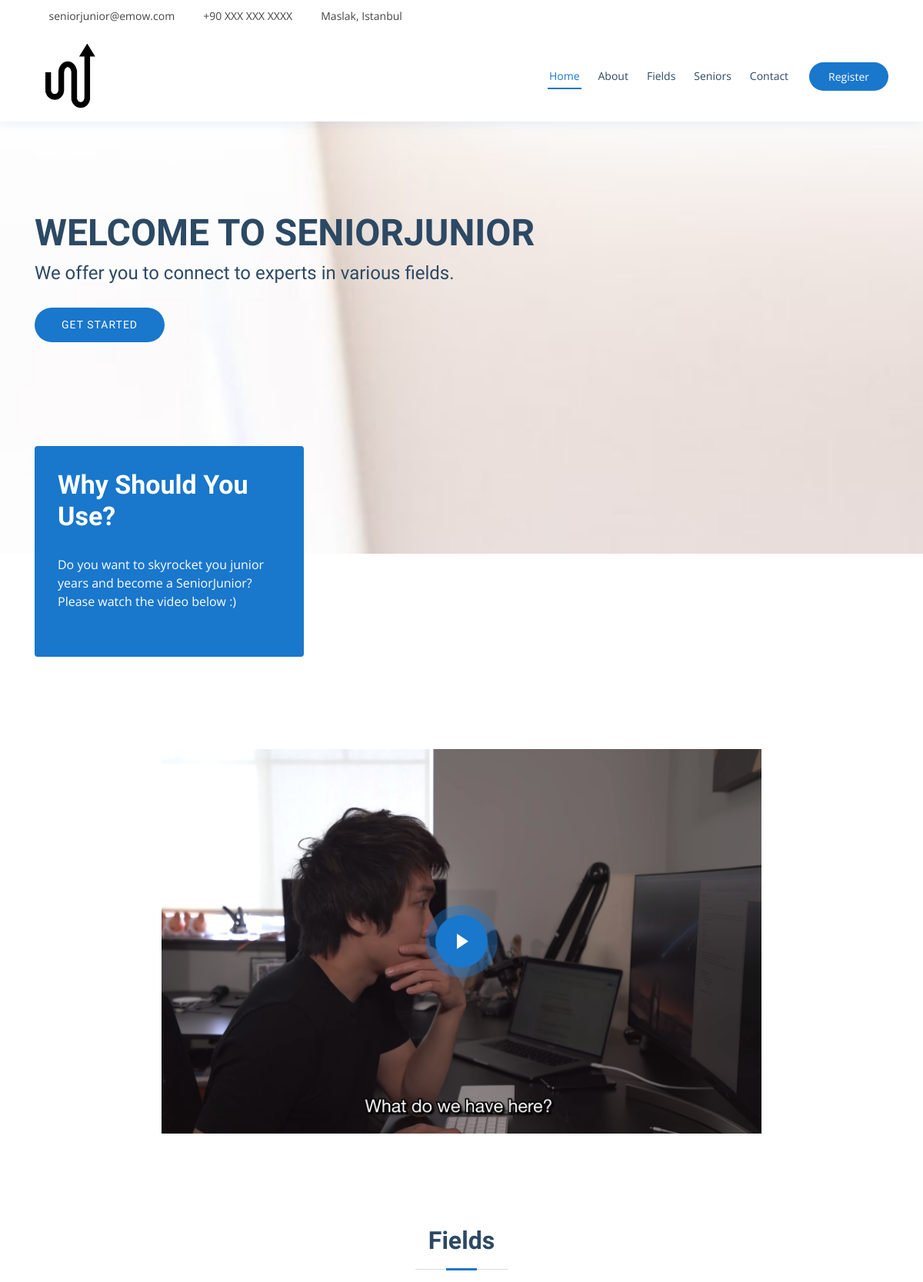
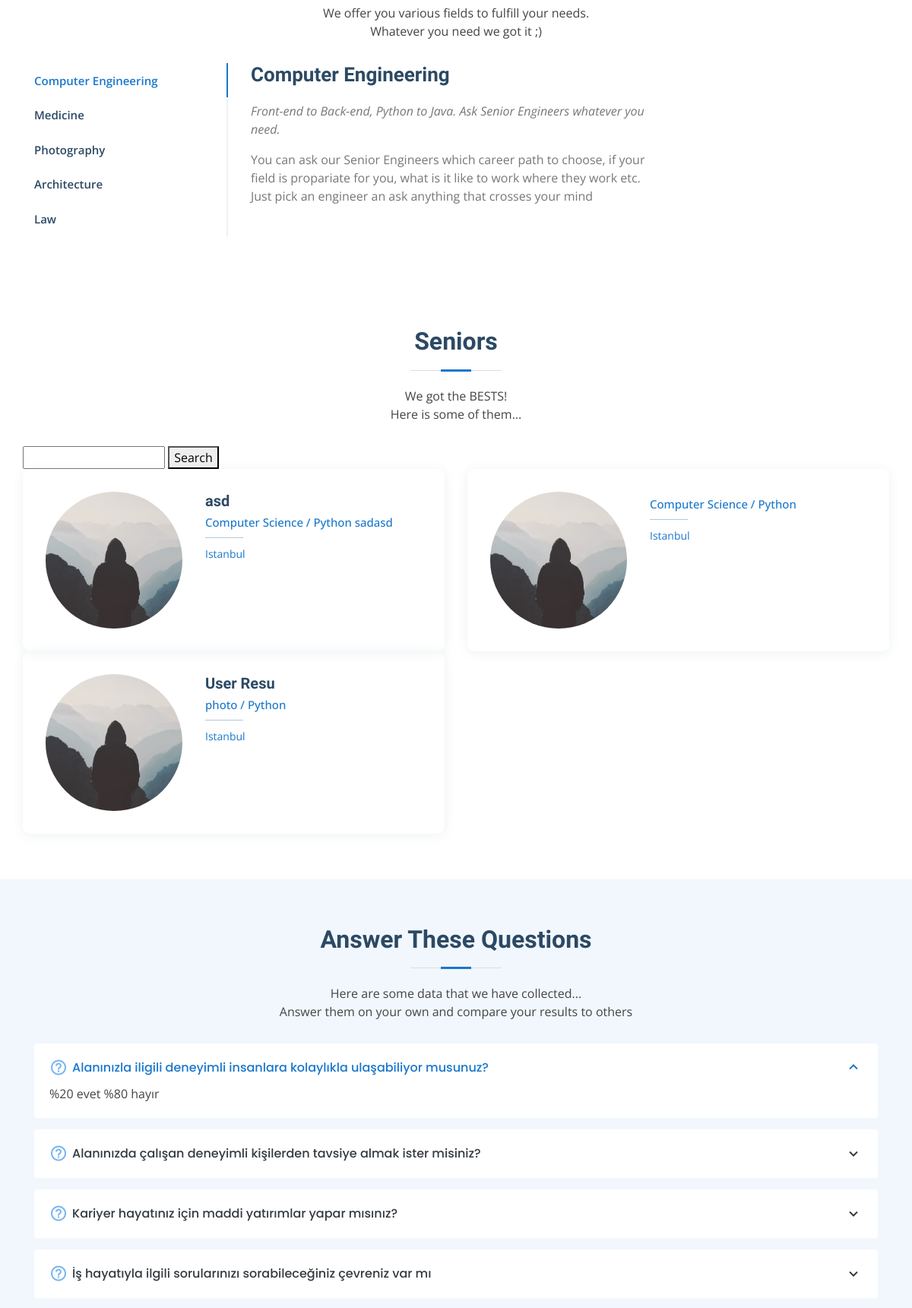
The page / (upper part) on the database its author committed (2 pictures, top to bottom).
### users/models.py (models this page shows, shortened)
class Profile(models.Model):
    user = models.OneToOneField(User, on_delete=models.CASCADE)
    nameSurname = models.CharField(default="",max_length=40)
    companies = models.CharField(default="",max_length=120)
    experience = models.CharField(default="",max_length=120)
    aciklama = models.TextField(default="")
    oduller = models.TextField(default="")
    image = models.ImageField(default='default.jpg', upload_to='profile_pics')
    city = models.CharField(default='Istanbul',max_length=100)
    major = models.CharField(default='Computer Science',max_length=100)
    speciality = models.CharField(default="Python",max_length=100)
    Age = models.CharField(default="",max_length=5)

### seniorjn/views.py (the view)
# urls.py: 2. Add a URL to urlpatterns:  path('', views.home, name='home')
def home(request):
    if request.method == "GET":
        context = {
            'posts': models.Profile.objects.filter(city="Istanbul")
        }
    else:
        context = {
            'posts': models.Profile.objects.all()
        }
    return render(request, 'htmlFiles/home.html', context)

### seniorjn/templates/htmlFiles/home.html (shortened to what this page needs)
{% load static %}
<!DOCTYPE html>
<html lang="en">
<head>
  <link href="{% static 'assets/vendor/bootstrap/css/bootstrap.min.css' %}" rel="stylesheet">
  <link href="{% static 'assets/vendor/icofont/icofont.min.css' %}" rel="stylesheet">
  <link href="{% static 'assets/vendor/boxicons/css/boxicons.min.css' %}" rel="stylesheet">
  <link href="{% static 'assets/vendor/venobox/venobox.css' %}" rel="stylesheet">
  <link href="{% static 'assets/vendor/animate.css/animate.min.css' %}" rel="stylesheet">
  <link href="{% static 'assets/vendor/remixicon/remixicon.css' %}" rel="stylesheet">
  <link href="{% static 'assets/vendor/owl.carousel/assets/owl.carousel.min.css' %}" rel="stylesheet">
  <link href="{% static 'assets/vendor/bootstrap-datepicker/css/bootstrap-datepicker.min.css' %}" rel="stylesheet">
  <link href="{% static 'assets/css/style.css' %}" rel="stylesheet">
</head>
<body>
  <div id="topbar" class="d-none d-lg-flex align-items-center fixed-top">
    <div class="container d-flex">
      <div class="contact-info mr-auto">
        <i class="icofont-envelope"></i> <a href="mailto:contact@example.com">seniorjunior@emow.com</a>
        <i class="icofont-phone"></i> +90 XXX XXX XXXX
        <i class="icofont-google-map"></i> Maslak, Istanbul
      </div>
      <div class="social-links">
        <a href="#" class="twitter"><i class="icofont-twitter"></i></a>
        <a href="#" class="facebook"><i class="icofont-facebook"></i></a>
        <a href="#" class="instagram"><i class="icofont-instagram"></i></a>
        <a href="#" class="skype"><i class="icofont-skype"></i></a>
        <a href="#" class="linkedin"><i class="icofont-linkedin"></i></i></a>
      </div>
    </div>
  </div>
  <header id="header" class="fixed-top">
    <div class="container d-flex align-items-center">
      <a href="index.html" class="logo mr-auto"><img src="{% static 'assets/img/logo.png' %}" alt="" class="img-fluid"></a>
      <nav class="nav-menu d-none d-lg-block">
        <ul>
          <li class="active"><a href="index.html">Home</a></li>
          <li><a href="#about">About</a></li>
          <li><a href="#fields">Fields</a></li>
          <li><a href="#seniors">Seniors</a></li>
          <li><a href="#contact">Contact</a></li>
        </ul>
      </nav>
      {% if user.is_authenticated %}
      <a href="/profile" class="appointment-btn scrollto">Profile</a>
      <a href="/logout" class="appointment-btn scrollto">Logout</a>
      {% else %}
      <a href="/register" class="appointment-btn scrollto">Register</a>
      {% endif %}
    </div>
  </header>
  <section id="hero" class="d-flex align-items-center">
    <div class="container">
      <h1>Welcome to SeniorJunior</h1>
      <h2>We offer you to connect to experts in various fields.</h2>
      <a href="#about" class="btn-get-started scrollto">Get Started</a>
    </div>
  </section>
  <main id="main">
    <section id="why-us" class="why-us">
      <div class="container">
        <div class="row">
          <div class="col-lg-4 d-flex align-items-stretch">
            <div class="content">
              <h3>Why Should You Use?</h3>
              <p>
                Do you want to skyrocket you junior years and become a SeniorJunior?<br>
                Please watch the video below :)
              </p>
            </div>
          </div>
        </div>
      </div>
    </section>
    <section id="about" class="about">
      <div class="container-fluid">
          <div class="col-xl-8 col-lg-8 mx-auto video-box d-flex justify-content-center align-items-stretch">
            <a href="https://www.youtube.com/watch?v=pKO9UjSeLew" class="venobox play-btn mb-4" data-vbtype="video" data-autoplay="true"></a>
          </div>
        </div>
    </section>
    <section id="fields" class="fields">
      <div class="container">
        <div class="section-title">
          <h2>Fields</h2>
          <p>We offer you various fields to fulfill your needs.</p>
          <p>Whatever you need we got it ;)</p>
        </div>
        <div class="row">
          <div class="col-lg-3">
            <ul class="nav nav-tabs flex-column">
              <li class="nav-item">
                <a class="nav-link active show" data-toggle="tab" href="#tab-1">Computer Engineering</a>
              </li>
              <li class="nav-item">
                <a class="nav-link" data-toggle="tab" href="#tab-2">Medicine</a>
              </li>
              <li class="nav-item">
                <a class="nav-link" data-toggle="tab" href="#tab-3">Photography</a>
              </li>
              <li class="nav-item">
                <a class="nav-link" data-toggle="tab" href="#tab-4">Architecture</a>
              </li>
              <li class="nav-item">
                <a class="nav-link" data-toggle="tab" href="#tab-5">Law</a>
              </li>
            </ul>
          </div>
          <div class="col-lg-9 mt-4 mt-lg-0">
            <div class="tab-content">
              <div class="tab-pane active show" id="tab-1">
                <div class="row">
                  <div class="col-lg-8 details order-2 order-lg-1">
                    <h3>Computer Engineering</h3>
                    <p class="font-italic">Front-end to Back-end, Python to Java. Ask Senior Engineers whatever you need.</p>
                    <p>You can ask our Senior Engineers which career path to choose, if your field is propariate for you, what is it like to work where they work etc. Just pick an engineer an ask anything that crosses your mind</p>
                  </div>
                  <div class="col-lg-4 text-center order-1 order-lg-2">
                  </div>
                </div>
              </div>
            </div>
          </div>
        </div>
      </div>
    </section>
    <section id="seniors" class="seniors">
      <div class="container">
        <div class="section-title">
          <h2>Seniors</h2>
          <p>We got the BESTS!<br>
          Here is some of them...</p>
        </div>
        <div class="row">
        <form action="{% url 'search' %}" method="get">
          <input type="text" name="search" />
          <button type="submit">Search</button>
        </form>
        <div class="row">
          {% for post in posts %}
          <div class="col-lg-6">
              <a href="/user/{{ post.user.pk}}">
                <div class="member d-flex align-items-start">
                  <div class="pic"><img src="{{ post.image.url }}" class="img-fluid" alt=""></div>
                  <div class="member-info">
                    <h4>{{ post.nameSurname }}</h4>
                    <span>{{ post.major }} / {{ post.speciality }}</span>
                    <p>{{ post.city }}</p>
                  </div>
                </div>
              </a>
            </div>
            {% endfor %}
        </div>
      </div>
    </section>
    <section id="faq" class="faq section-bg">
      <div class="container">
        <div class="section-title">
          <h2>Answer These Questions</h2>
          <p>Here are some data that we have collected...<br>Answer them on your own and compare your results to others</p>
        </div>
        <div class="faq-list">
          <ul>
            <li data-aos="fade-up">
              <i class="bx bx-help-circle icon-help"></i> <a data-toggle="collapse" class="collapse" href="#faq-list-1">Alanınızla iligili deneyimli insanlara kolaylıkla ulaşabiliyor musunuz? <i class="bx bx-chevron-up icon-close"></i></a>
              <div id="faq-list-1" class="collapse show" data-parent=".faq-list">
                <p>%20 evet %80 hayır  </p>
              </div>
            </li>
            <li data-aos="fade-up" data-aos-delay="100">
              <i class="bx bx-help-circle icon-help"></i> <a data-toggle="collapse" href="#faq-list-2" class="collapsed">Alanınızda çalışan deneyimli kişilerden tavsiye almak ister misiniz? <i class="bx bx-chevron-down icon-show"></i></a>
            </li>
            <li data-aos="fade-up" data-aos-delay="200">
              <i class="bx bx-help-circle icon-help"></i> <a data-toggle="collapse" href="#faq-list-3" class="collapsed">Kariyer hayatınız için maddi yatırımlar yapar mısınız?<i class="bx bx-chevron-down icon-show"></i></a>
            </li>
            <li data-aos="fade-up" data-aos-delay="300">
              <i class="bx bx-help-circle icon-help"></i> <a data-toggle="collapse" href="#faq-list-4" class="collapsed">İş hayatıyla ilgili sorularınızı sorabileceğiniz çevreniz var mı<i class="bx bx-chevron-down icon-show"></i></a>
            </li>
          </ul>
        </div>
      </div>
    </section>
  </main>
</body>
</html>

### rows shown on the page
Profile: image (placeholder picture), nameSurname "asd", major "Computer Science", speciality "Python sadasd", city "Istanbul"
Profile: image (placeholder picture), major "Computer Science", speciality "Python", city "Istanbul"
Profile: image (placeholder picture), nameSurname "User Resu", major "photo", speciality "Python", city "Istanbul"
